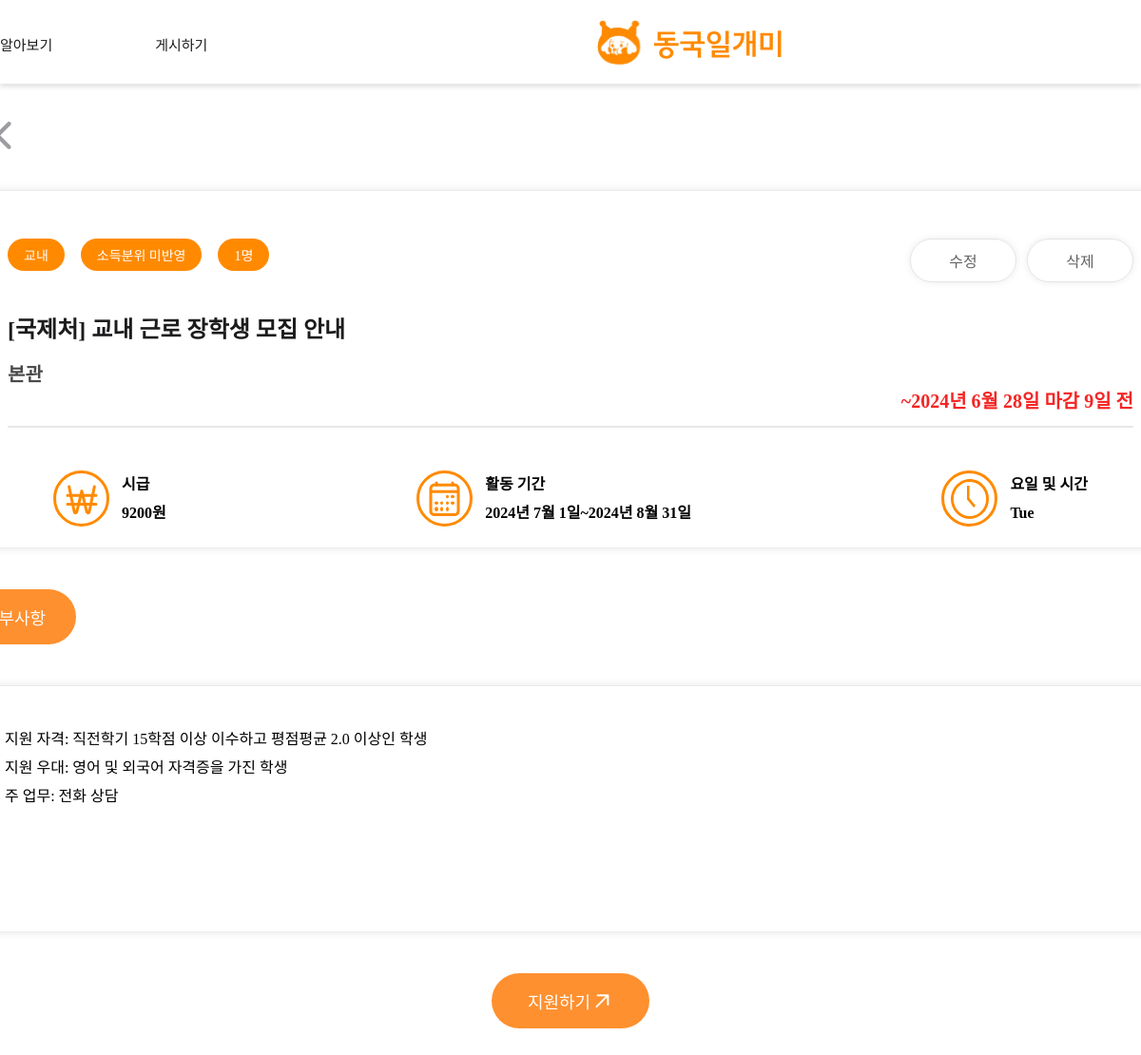
The app's page /post-detail/23 (signed in), older data.
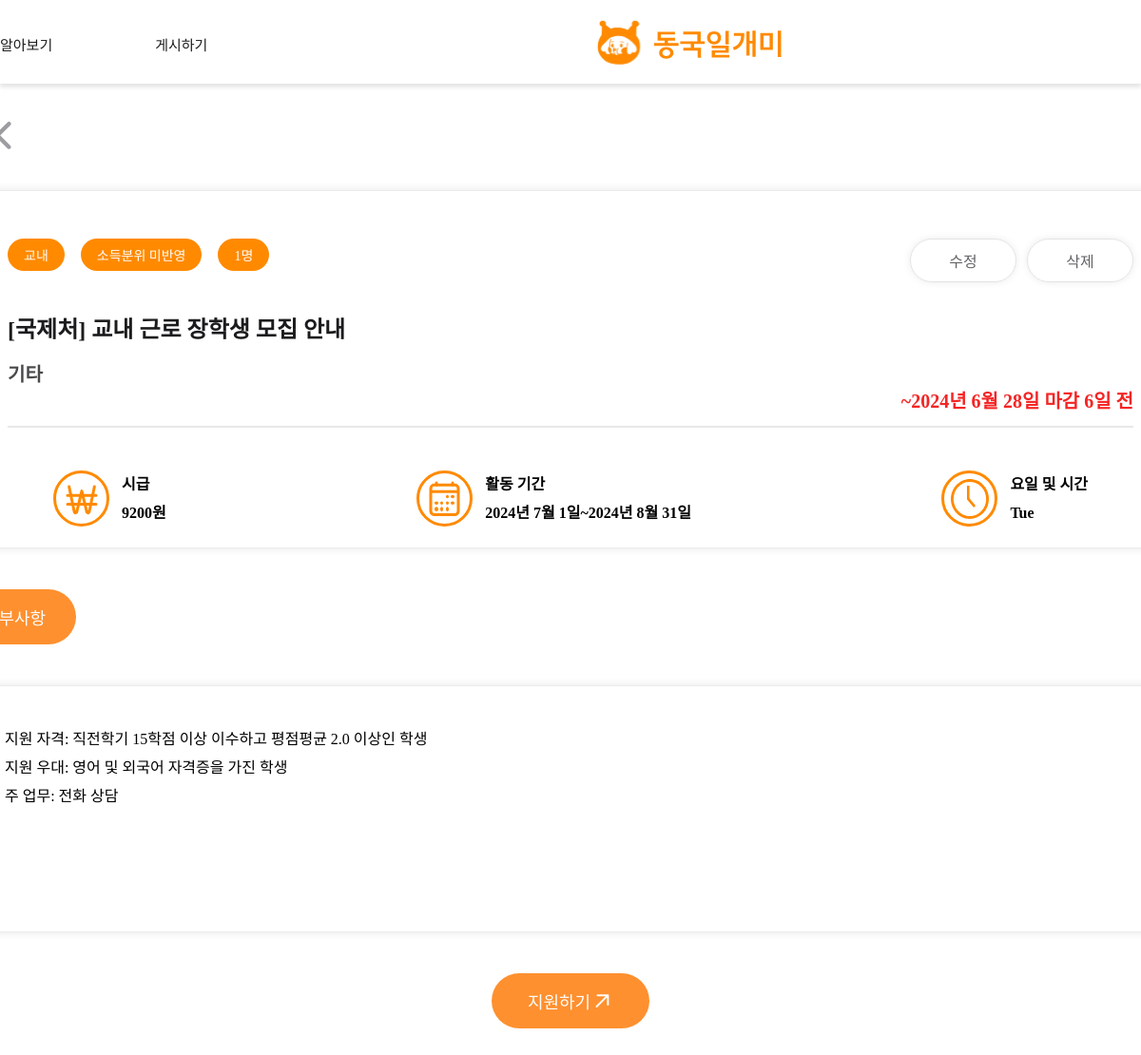
The same page, newer data.
### main/models.py (models this page shows, shortened)
class Post(models.Model):
    writer = models.ForeignKey(User, null=False, blank=False, on_delete=models.CASCADE)
    title = models.CharField(max_length=50)
    organization = models.CharField(max_length=50, null=True)
    department = models.CharField(max_length=50, null=True)
    is_income_bracket = models.PositiveIntegerField(null=False, default=0) #boolean
    start_date = models.DateField(null=True)
    end_date = models.DateField(null=True)
    deadline = models.DateField(null=True)
    day_left = models.IntegerField(null=True)#남은날짜
    place = models.CharField(max_length=50, blank=False)
    time = models.TextField(max_length=50, null=False)
    recruitment = models.PositiveIntegerField(null=True, default=0)
    wage = models.PositiveIntegerField(null=True, default=0)
    body = models.TextField()
    file = models.ImageField(upload_to="post/", blank=True, null=True)
    pub_date = models.DateTimeField()
    scrap = models.ManyToManyField(User, related_name='scraped', blank=True, default=None)
    scrap_count = models.PositiveIntegerField(default=0)
    applicated_count = models.PositiveIntegerField(default=0)
    def get_body(self):
        return json.loads(self.body)

### main/views.py (the view)
# urls.py: path('post-detail/<int:post_id>', post_detail, name="post-detail"),
def post_detail(request, post_id):
    if request.user.is_authenticated:
        post = get_object_or_404(Post, pk=post_id)
        post_body_list = post.get_body()
        return render(request, 'main/post_detail.html', {'post':post, 'post_body_list':post_body_list})
    return redirect('accounts:login')

### main/templates/main/post_detail.html (shortened to what the changed rows need)
{% extends 'base.html' %}
{% load static %}
{% block content %}
<link
    rel="stylesheet"
    type="text/css"
    href="{% static 'css/main/post_detail.css'%}"
/>
<div class="detailpageScreen">
    <div class="detailpageFrame">
        <div class="detailBox1">
            <div class="box1Frame">
                <div class="box1TopFrame">
                    <div class="box1IndexFrame">
                        <div class="box1Index"><span class="box1IndexText">{{post.department}}</span></div>
                        <div class="box1Index"><span class="box1IndexText">{{ post.recruitment }}명</span></div>
                    </div>
                </div>
                <div class="box1Content1Frame">
                    <div class="box1TitleFrame">
                        <div class="box1Title">[{{post.organization}}] {{ post.title }}</div>
                        <div class="box1organization">{{post.place}}</div>
                    </div>
                    <div class="deadlineFrame">
                        {% if post.day_left >= 0 %}
                            <div class="deadline">~{{post.deadline}} 마감 {{post.day_left}}일 전</div>
                        {% else %}
                            <div class="deadline">지원 마감</div>
                        {% endif %}
                        <div class="box1line"></div>
                    </div>
                    <div class="box1etcFrame">
                        <div class="etcWage">
                            <img src="{% static 'images/icons/money.svg' %}" />
                            <div class="etcText">시급<br>{{ post.wage }}원</div>
                        </div>
                        <div class="etcDate">
                            <img src="{% static 'images/icons/period.svg' %}" />
                            <div class="etcText">활동 기간<br>{{post.start_date}}~{{post.end_date}}</div>
                        </div>
                        <div class="etcTime">
                            <img src="{% static 'images/icons/date.svg' %}" />
                            <div class="etcText">요일 및 시간<br>{{post.time}}</div>
                        </div>
                    </div>
                </div>
            </div>
        </div>
    </div>
</div>
{% endblock %}

Row changes from the older to the newer data that the page shows:
changed Post "국제처": place "본관" → "기타"; day_left "9" → "6"
